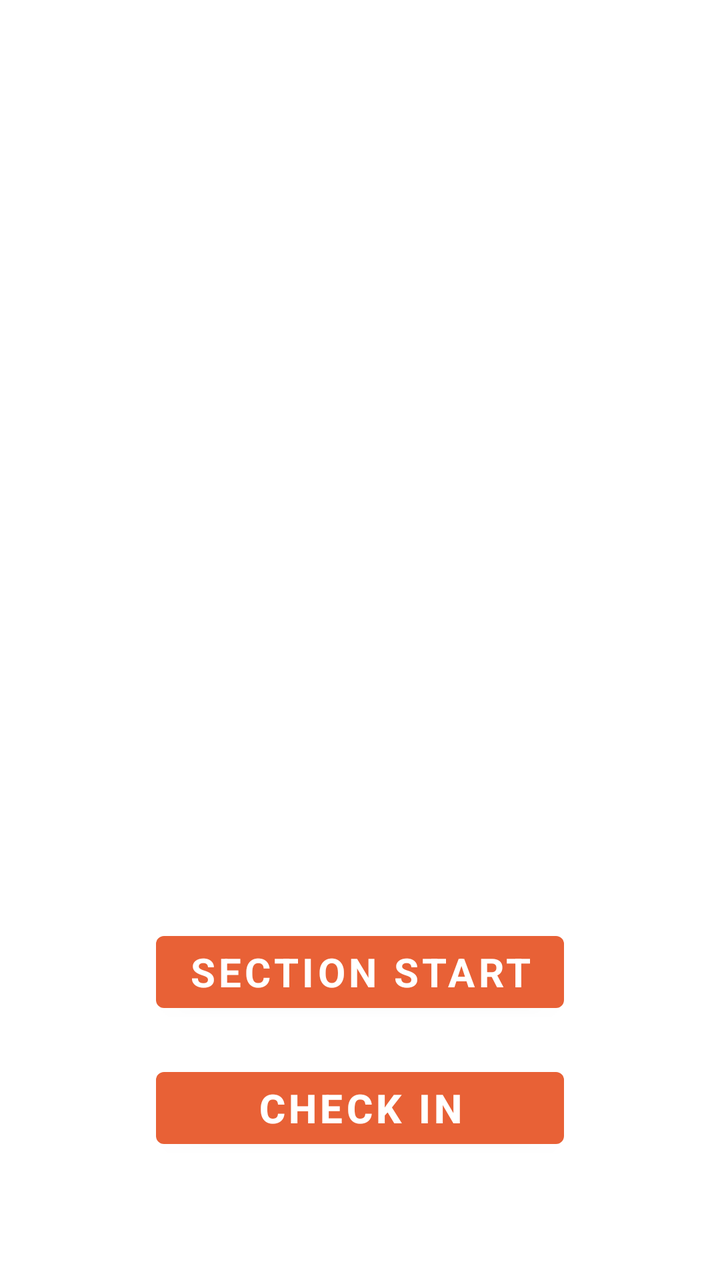
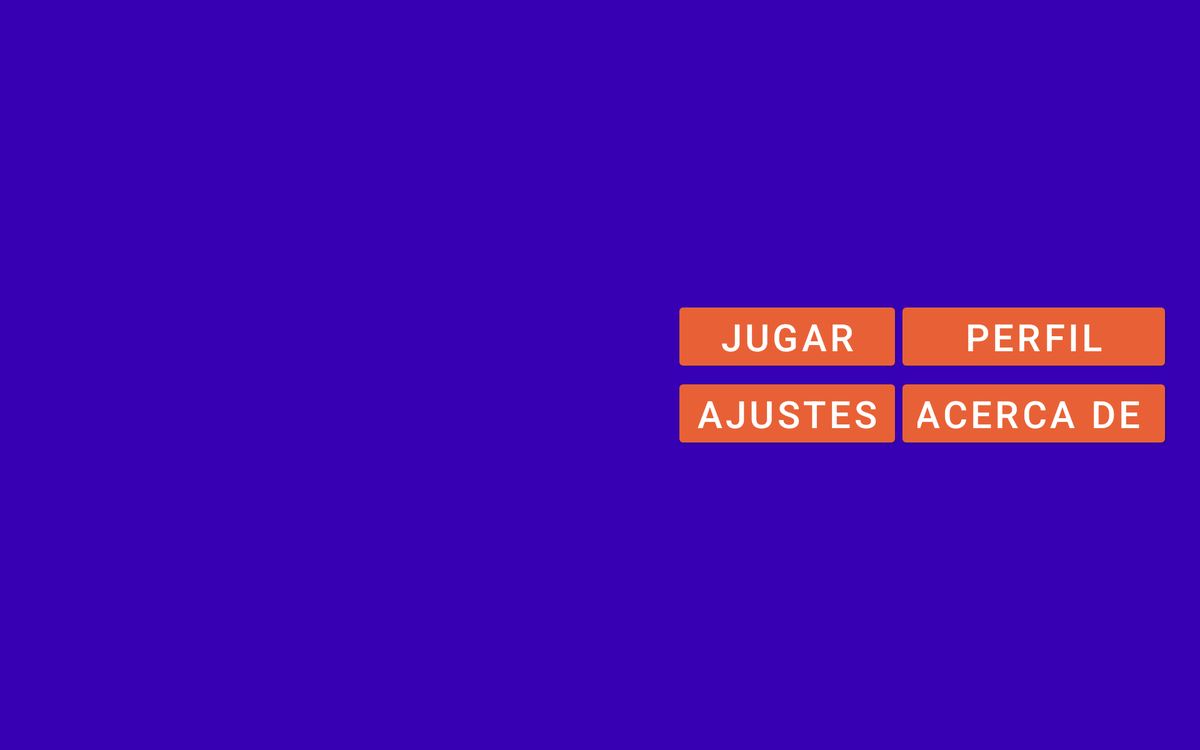

Compare how this app lays out the same screen by default and in its alternative resource folder. The renders come first, then the two layout files and the values they reference.
<!-- AndroidManifest.xml: application theme Theme.Store7App -->
<!-- res/layout/activity_main.xml -->
<?xml version="1.0" encoding="utf-8"?>
<LinearLayout xmlns:android="http://schemas.android.com/apk/res/android"
    xmlns:app="http://schemas.android.com/apk/res-auto"
    xmlns:tools="http://schemas.android.com/tools"
    android:layout_width="match_parent"
    android:layout_height="match_parent"
    android:orientation="vertical"
    tools:context=".MainActivity"
    android:background="@color/morado"
    android:layout_gravity="center">



<LinearLayout
    android:layout_margin="16dp"
    android:layout_width="match_parent"
    android:layout_height="wrap_content"
    android:gravity="center"
    android:orientation="horizontal"
    android:layout_marginTop="2dp">


    <ImageView
        android:layout_width="600dp"
        android:layout_height="400dp"
        android:src="@drawable/tienda" />

</LinearLayout>

<LinearLayout
    android:layout_width="wrap_content"
    android:layout_height="wrap_content"
    android:orientation="vertical"
    android:layout_margin="20dp"
    android:layout_gravity="center"
    >

    <Button
        android:id="@+id/btnLogin"
        android:layout_width="match_parent"
        android:layout_height="wrap_content"
        android:layout_margin="10dp"
        android:font="@font/lobster_italic"
        android:fontFamily="sans-serif"
        android:foregroundTintMode="add"
        android:onClick="Login"
        android:text="@string/text_start"
        android:textSize="20dp"
        android:textStyle="bold" />

    <Button
        android:id="@+id/btnCheckIn"
        android:layout_width="match_parent"
        android:layout_height="wrap_content"
        android:layout_margin="10dp"
        android:font="@font/lobster_italic"
        android:onClick="checkIn"
        android:text="@string/text_register"
        android:textSize="20dp"
        android:textStyle="bold" />




</LinearLayout>

</LinearLayout>
<!-- resources referenced by this layout -->
<resources>
  <string name="text_register">Check in</string>
  <string name="text_start">Section Start</string>
  <style name="Theme.Store7App" parent="Theme.MaterialComponents.DayNight.DarkActionBar">
          
          <item name="colorPrimary">@color/orange</item>
          <item name="colorPrimaryVariant">#061772</item>
          <item name="colorOnPrimary">@color/white</item>
          
          <item name="colorSecondary">@color/teal_200</item>
          <item name="colorSecondaryVariant">@color/teal_700</item>
          <item name="colorOnSecondary">@color/black</item>
  
  
          
          <item name="android:statusBarColor" tools:targetApi="l">?attr/colorPrimaryVariant</item>
          
      </style>
  <color name="orange">#E86136</color>
  <color name="white">#FFFFFFFF</color>
  <color name="teal_200">#FF03DAC5</color>
  <color name="teal_700">#FF018786</color>
  <color name="black">#FF000000</color>
</resources>
<!-- res/layout-sw720dp-land/activity_main.xml (the repository's variant of the layout above) -->
<!-- drawn on a large tablet held sideways -->
<?xml version="1.0" encoding="utf-8"?>
<LinearLayout xmlns:android="http://schemas.android.com/apk/res/android"
    xmlns:app="http://schemas.android.com/apk/res-auto"
    xmlns:tools="http://schemas.android.com/tools"
    android:layout_width="match_parent"
    android:layout_height="match_parent"
    android:orientation="horizontal"
    tools:context=".MainActivity"
    android:background="@color/purple_700">

    <LinearLayout
        android:layout_margin="25dp"
        android:layout_width="wrap_content"
        android:layout_height="wrap_content"
        android:gravity="center"
        android:orientation="horizontal">


        <ImageView
            android:layout_width="650dp"
            android:layout_height="750dp"
            android:layout_gravity="center_vertical"
            android:src="@drawable/tienda" />

    </LinearLayout>

    <GridLayout
        android:layout_width="match_parent"
        android:layout_height="wrap_content"
        android:layout_gravity="center_vertical"
        android:layout_margin="20dp"
        android:columnCount="4"
        android:rowCount="4"
        android:useDefaultMargins="true">

        <Button
            android:layout_width="230dp"
            android:layout_height="wrap_content"
            android:text="JUGAR"
            android:textSize="40dp" />

        <Button
            android:layout_width="280dp"
            android:layout_height="wrap_content"
            android:layout_column="2"
            android:text="PERFIL"
            android:textSize="40dp" />

        <Button
            android:layout_width="230dp"
            android:layout_height="wrap_content"
            android:layout_row="2"
            android:layout_column="0"
            android:text="AJUSTES"
            android:textSize="40dp" />

        <Button
            android:layout_width="280dp"
            android:layout_height="wrap_content"
            android:layout_column="2"
            android:text="ACERCA DE "
            android:textSize="40dp" />


    </GridLayout>

</LinearLayout>
<!-- resources referenced by the variant -->
<!-- as a large tablet held sideways resolves them -->
<resources>
  <color name="purple_700">#FF3700B3</color>
  <style name="Theme.Store7App" parent="Theme.MaterialComponents.DayNight.DarkActionBar">
          
          <item name="colorPrimary">@color/orange</item>
          <item name="colorPrimaryVariant">#061772</item>
          <item name="colorOnPrimary">@color/white</item>
          
          <item name="colorSecondary">@color/teal_200</item>
          <item name="colorSecondaryVariant">@color/teal_700</item>
          <item name="colorOnSecondary">@color/black</item>
  
  
          
          <item name="android:statusBarColor" tools:targetApi="l">?attr/colorPrimaryVariant</item>
          
      </style>
  <color name="orange">#E86136</color>
  <color name="white">#FFFFFFFF</color>
  <color name="teal_200">#FF03DAC5</color>
  <color name="teal_700">#FF018786</color>
  <color name="black">#FF000000</color>
</resources>
